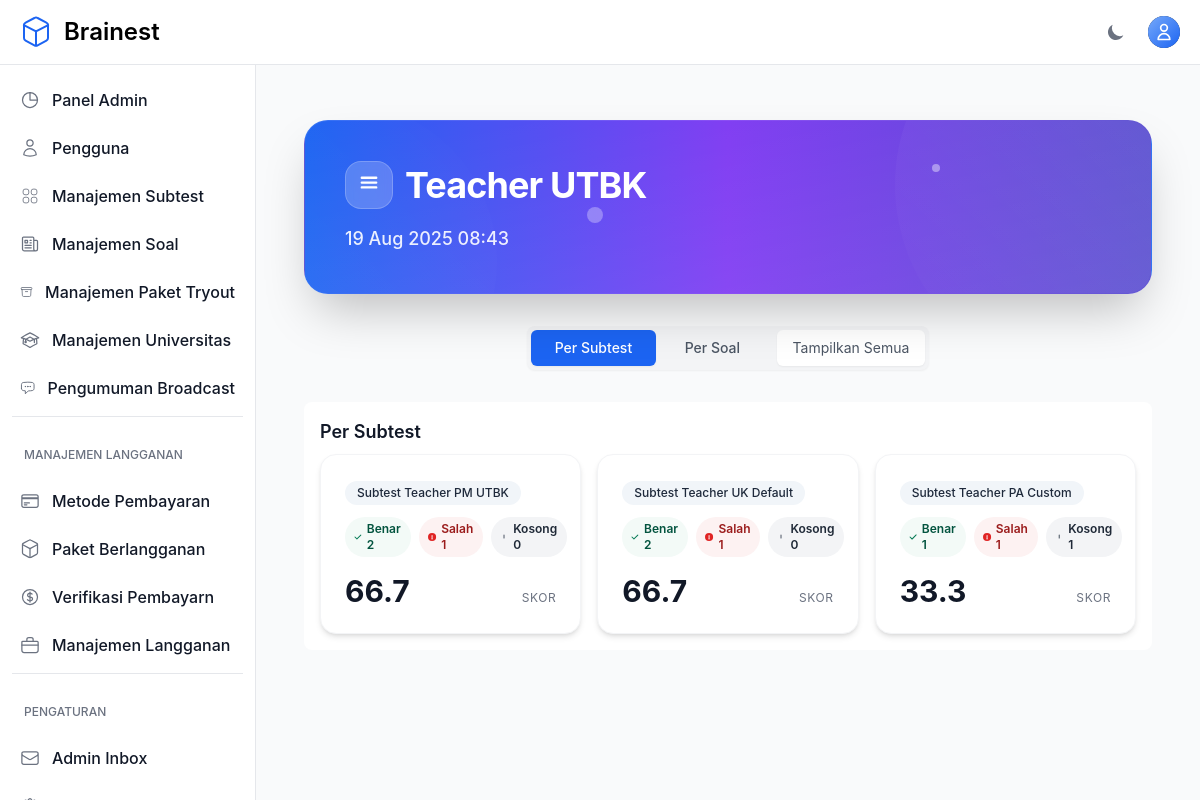
The app's page /students/tests/234/results/detail/ (signed in) with its own data.
### otosapp/models.py (models this page shows, shortened)
class TryoutPackage(models.Model):
    package_name = models.CharField(max_length=200, help_text="Nama paket tryout (contoh: UTBK Saintek 2025)")
    description = models.TextField(blank=True, help_text="Deskripsi paket tryout")
    is_active = models.BooleanField(default=True, help_text="Apakah paket ini aktif dan tersedia untuk siswa")
    total_time = models.IntegerField(help_text="Total waktu pengerjaan dalam menit")
    release_date = models.DateTimeField(default=timezone.now, help_text="Tanggal rilis paket tryout ini")
    created_at = models.DateTimeField(auto_now_add=True)
    updated_at = models.DateTimeField(auto_now=True)
    created_by = models.ForeignKey(User, on_delete=models.CASCADE)
    is_free_for_visitors = models.BooleanField(
        default=False,
        help_text="Centang jika paket ini dapat diakses gratis oleh pengguna role Visitor"
    )
    required_access_level = models.CharField(
        max_length=20,
        choices=AccessLevel.choices,
        default=AccessLevel.SILVER,
        help_text="Tingkat akses minimum yang dibutuhkan untuk mengerjakan paket"
    )
    categories = models.ManyToManyField(Category, through='TryoutPackageCategory')

class Category(models.Model):
    SCORING_METHODS = [
        ('default', 'Default'),
        ('custom', 'Custom'),
        ('utbk', 'UTBK'),
    ]
    category_name = models.CharField(max_length=200)
    time_limit = models.IntegerField(default=60, help_text="Time limit in minutes (default: 60 minutes)")
    scoring_method = models.CharField(max_length=10, choices=SCORING_METHODS, default='default')
    passing_score = models.FloatField(default=75.0, help_text="Minimum score required to pass (0-100)")
    release_date = models.DateTimeField(default=timezone.now, help_text="Tanggal rilis subtest ini")
    created_by = models.ForeignKey(
        User,
        on_delete=models.SET_NULL,
        null=True,
        blank=True,
        related_name='categories_created',
        help_text='Teacher who created this category'
    )
    teachers = models.ManyToManyField(
        User,
        related_name='teaching_categories',
        blank=True,
        help_text='Additional teachers assigned to this category'
    )

### otosapp/views.py (the view, shortened to what this page needs)
# urls.py: path('students/tests/<int:test_id>/results/detail/', views.test_results_detail, name='test_results_detail'),
@login_required
def test_results_detail(request, test_id):
    test = get_object_or_404(Test, id=test_id)
    if not _user_can_view_test(request.user, test):
        if request.user == test.student:
            is_visitor = hasattr(request.user, 'is_visitor') and request.user.is_visitor()
            return _redirect_for_missing_subscription(request, is_visitor=is_visitor)
        raise PermissionDenied
    category = test.categories.first()
    if not category:
        first_answer = test.answers.first()
        category = first_answer.question.category if first_answer else None
    is_owner_teacher = _is_teacher_for_test(request.user, test)
    if not (request.user == test.student or getattr(request.user, 'is_superuser', False) or request.user.is_admin() or is_owner_teacher):
        raise PermissionDenied
    if test.answers.exists():
        test.calculate_score()
        test.refresh_from_db()
    question_list = []
    if test.tryout_package:
        package = test.tryout_package
        all_questions = []
        for pc in package.tryoutpackagecategory_set.all().order_by('order'):
            qs = list(Question.objects.filter(category=pc.category).order_by('id'))
            all_questions.extend(qs)
    else:
        all_questions = []
        for cat in test.categories.all():
            qs = list(Question.objects.filter(category=cat).order_by('id'))
            all_questions.extend(qs)
    stats_by_category = {}
    correct_count = 0
    total_questions = len(all_questions)
    for q in all_questions:
        ans = test.answers.filter(question=q).first()
        if q.is_multiple_choice():
            selected_choice = ans.selected_choice if ans else None
            correct_choice = q.choices.filter(is_correct=True).first()
            is_correct = (selected_choice and selected_choice.is_correct) if selected_choice else False
            all_choices = []
            choices_qs = list(q.choices.all().order_by('id'))
            for idx, ch in enumerate(choices_qs):
                label = chr(65 + idx)  # A, B, C, ...
                all_choices.append({'label': label, 'id': ch.id, 'text': ch.choice_text, 'is_correct': ch.is_correct})
            your_answer_label = None
            correct_answer_label = None
            if selected_choice:
                for c in all_choices:
                    if c['id'] == selected_choice.id:
                        your_answer_label = c['label']
                        break
            if correct_choice:
                for c in all_choices:
                    if c['id'] == correct_choice.id:
                        correct_answer_label = c['label']
                        break
            your_answer_text = selected_choice.choice_text if selected_choice else None
            correct_answer_text = correct_choice.choice_text if correct_choice else None
        elif q.is_essay():
            all_choices = []
            selected_choice = None
            correct_choice = None
            your_answer_label = None
            correct_answer_label = None
            your_answer_text = ans.text_answer if ans and ans.text_answer else None
            correct_answer_text = q.correct_answer_text
            is_correct = ans.is_correct() if ans else False
        if is_correct:
            correct_count += 1
        question_list.append({
            'question_text': q.question_text,
            'question_type': q.question_type,
            'your_answer': your_answer_text,
            'is_correct': is_correct,
            'correct_answer': correct_answer_text,
            'question_obj': q,
            'all_choices': all_choices,
            'your_choice_label': your_answer_label,
            'correct_choice_label': correct_answer_label,
        })
        cat_name = q.category.category_name if q.category else 'Umum'
        if cat_name not in stats_by_category:
            stats_by_category[cat_name] = {'category_name': cat_name, 'correct': 0, 'incorrect': 0, 'blank': 0, 'score': 0}
        if selected_choice is None:
            stats_by_category[cat_name]['blank'] += 1
        elif is_correct:
            stats_by_category[cat_name]['correct'] += 1
        else:
            stats_by_category[cat_name]['incorrect'] += 1
    stats_by_category_list = []
    for cat_stat in stats_by_category.values():
        total_cat = cat_stat['correct'] + cat_stat['incorrect'] + cat_stat['blank']
        cat_stat['score'] = round((cat_stat['correct'] / total_cat * 100) if total_cat > 0 else 0, 1)
        stats_by_category_list.append(cat_stat)
    incorrect_count = total_questions - correct_count
    accuracy_percentage = (correct_count / total_questions * 100) if total_questions > 0 else 0
    try:
        test.total_questions = total_questions
        test.correct = correct_count
        test.incorrect_or_blank = incorrect_count
    except Exception:
        pass
    try:
        if getattr(test, 'start_time', None) and getattr(test, 'end_time', None):
            delta = test.end_time - test.start_time
            minutes, seconds = divmod(int(delta.total_seconds()), 60)
            hours, minutes = divmod(minutes, 60)
            if hours > 0:
                test.duration = f"{hours}h {minutes}m"
            else:
                test.duration = f"{minutes}m {seconds}s"
        else:
            test.duration = None
    except Exception:
        test.duration = None
    context = {
        'test': test,
        'category': category,
        'questions': question_list,
        'stats_by_category': stats_by_category_list,
        'total_questions': total_questions,
        'correct_count': correct_count,
        'incorrect_count': incorrect_count,
        'accuracy_percentage': accuracy_percentage,
    }
    return render(request, 'students/tryouts/test_results_detail.html', context)

### otosapp/templates/students/tryouts/test_results_detail.html (shortened to what this page needs)
{% extends 'base.html' %}
{% block content %}
<div class="max-w-6xl mx-auto p-4 sm:p-6">
	{% if test.tryout_package %}
		{% with page_title=test.tryout_package.package_name page_subtitle=test.date_taken|date:"d M Y H:i" %}
			{% include 'components/welcome_header.html' with page_title=page_title page_subtitle=page_subtitle hide_profile=True %}
		{% endwith %}
	{% elif category %}
		{% with page_title=category.category_name page_subtitle=test.date_taken|date:"d M Y H:i" %}
			{% include 'components/welcome_header.html' with page_title=page_title page_subtitle=page_subtitle hide_profile=True %}
		{% endwith %}
	{% endif %}
				<div class="mt-4 flex justify-center mb-8">
					<div class="bg-gray-100 dark:bg-gradient-to-br dark:from-slate-800 dark:to-slate-900 p-1 rounded-lg shadow-sm">
						<button id="packages-tab" class="px-6 py-2 text-sm font-medium rounded-md transition-all duration-200 text-white bg-blue-600 shadow-sm hover:bg-blue-700" onclick="showTab('packages')">Per Subtest</button>
						<button id="categories-tab" class="px-6 py-2 text-sm font-medium rounded-md transition-all duration-200 text-gray-600 dark:text-gray-300 hover:text-gray-900 dark:hover:text-white" onclick="showTab('categories')">Per Soal</button>
						<button class="ml-2 px-4 py-2 text-sm text-gray-600 bg-white rounded-md shadow-sm hover:bg-gray-50" onclick="resetQuestionFilter()">Tampilkan Semua</button>
					</div>
				</div>
			<div id="by_category" role="tabpanel" aria-labelledby="tab-by_category" class="tab-content space-y-4 hidden transition-all duration-200 ease-out transform">
				<div class="mt-2 bg-white dark:bg-transparent rounded-lg p-4">
					<h3 class="text-lg font-semibold mb-2 text-gray-900 dark:text-gray-100">Per Subtest</h3>
					<div class="grid grid-cols-1 sm:grid-cols-2 lg:grid-cols-3 gap-4">
						{% for stat in stats_by_category %}
						<div class="bg-white dark:bg-gray-800 rounded-2xl shadow-md p-6 border border-gray-100 dark:border-gray-700 transform hover:scale-[1.01] transition cursor-pointer subtest-card" onclick="filterQuestionsFromElement(this)"
							data-cat="{% if stat.category_name %}{{ stat.category_name }}{% elif stat.name %}{{ stat.name }}{% endif %}">
							{% if stat.category_name %}
							<div class="mb-3">
								<span class="inline-flex items-center px-3 py-1 text-xs font-medium rounded-full bg-slate-100 text-slate-800 dark:bg-slate-700/60 dark:text-slate-100">{{ stat.category_name }}</span>
							</div>
							{% elif stat.name %}
							<div class="mb-3">
								<span class="inline-flex items-center px-3 py-1 text-xs font-medium rounded-full bg-slate-100 text-slate-800 dark:bg-slate-700/60 dark:text-slate-100">{{ stat.name }}</span>
							</div>
							{% endif %}
							<div class="flex items-center gap-2">
								<span class="inline-flex items-center px-2 py-1 text-xs font-semibold rounded-full bg-green-50 text-green-800 dark:bg-green-900/50 dark:text-green-200">
									<svg xmlns="http://www.w3.org/2000/svg" viewBox="0 0 20 20" class="w-3 h-3 mr-1 text-green-600 dark:text-green-300" fill="currentColor"><path fill-rule="evenodd" d="M16.707 5.293a1 1 0 00-1.414 0L8 12.586 4.707 9.293a1 1 0 10-1.414 1.414l4 4a1 1 0 001.414 0l8-8a1 1 0 000-1.414z" clip-rule="evenodd"/></svg>
									Benar {{ stat.correct }}
								</span>
								<span class="inline-flex items-center px-2 py-1 text-xs font-semibold rounded-full bg-red-50 text-red-800 dark:bg-red-900/50 dark:text-red-200">
									<svg xmlns="http://www.w3.org/2000/svg" viewBox="0 0 20 20" class="w-3 h-3 mr-1 text-red-600 dark:text-red-300" fill="currentColor"><path fill-rule="evenodd" d="M10 18a8 8 0 100-16 8 8 0 000 16zm1-11a1 1 0 00-2 0v4a1 1 0 002 0V7zm-1 8a1.5 1.5 0 110-3 1.5 1.5 0 010 3z" clip-rule="evenodd"/></svg>
									Salah {{ stat.incorrect }}
								</span>
								<span class="inline-flex items-center px-2 py-1 text-xs font-semibold rounded-full bg-gray-100 text-gray-800 dark:bg-gray-700/60 dark:text-gray-100">
									<svg xmlns="http://www.w3.org/2000/svg" viewBox="0 0 20 20" class="w-3 h-3 mr-1 text-gray-600 dark:text-gray-300" fill="currentColor"><path d="M10 5a1 1 0 011 1v6a1 1 0 11-2 0V6a1 1 0 011-1z"/></svg>
									Kosong {{ stat.blank }}
								</span>
							</div>
							<div class="mt-4 flex items-baseline justify-between">
								<div>
									<div class="text-3xl font-bold text-gray-900 dark:text-white">{{ stat.score }}</div>
								</div>
								<div class="text-xs text-gray-500 dark:text-gray-400 uppercase tracking-wider">Skor</div>
							</div>
						</div>
						{% endfor %}
					</div>
				</div>
			</div>
	</div>
</div>
{% endblock %}

### otosapp/templates/components/welcome_header.html (shortened to what this page needs)
{% load media_helpers %}
<div class="relative bg-gradient-to-r from-blue-600 via-purple-600 to-indigo-700 rounded-3xl shadow-2xl mb-8 overflow-hidden border border-white/10">
    <div class="absolute inset-0 bg-gradient-to-br from-transparent via-white/5 to-white/10"></div>
    <div class="absolute top-0 right-0 w-96 h-96 bg-gradient-to-bl from-white/10 to-transparent rounded-full transform translate-x-32 -translate-y-32 animate-pulse"></div>
    <div class="absolute bottom-0 left-0 w-80 h-80 bg-gradient-to-tr from-white/5 to-transparent rounded-full transform -translate-x-32 translate-y-32"></div>
    <div class="absolute top-1/2 left-1/3 w-4 h-4 bg-white/30 rounded-full animate-bounce delay-700"></div>
    <div class="absolute top-1/4 right-1/4 w-2 h-2 bg-white/40 rounded-full animate-ping delay-1000"></div>
    <div class="relative z-20 p-6 sm:p-8 lg:p-10">
        <div class="flex flex-col sm:flex-row items-start sm:items-center justify-between gap-6">
            <div class="flex-1 min-w-0">
                {% if page_title %}
                    <div class="flex items-center gap-3 mb-4">
                        <div class="w-12 h-12 bg-white/20 rounded-2xl flex items-center justify-center backdrop-blur-sm border border-white/20">
                            <svg class="w-6 h-6 text-white" fill="currentColor" viewBox="0 0 20 20">
                                <path fill-rule="evenodd" d="M3 4a1 1 0 011-1h12a1 1 0 110 2H4a1 1 0 01-1-1zm0 4a1 1 0 011-1h12a1 1 0 110 2H4a1 1 0 01-1-1zm0 4a1 1 0 011-1h12a1 1 0 110 2H4a1 1 0 01-1-1z" clip-rule="evenodd"></path>
                            </svg>
                        </div>
                        <h1 class="text-2xl sm:text-3xl lg:text-4xl font-bold text-white tracking-tight">{{ page_title }}</h1>
                    </div>
                    {% if page_subtitle %}
                        <p class="text-white/90 text-base sm:text-lg font-medium leading-relaxed">{{ page_subtitle }}</p>
                    {% endif %}
                {% endif %}
            </div>
        </div>
    </div>
</div>

### records on screen
TryoutPackage: package_name "Teacher UTBK"
Category: category_name "Subtest Teacher PM UTBK"
Category: category_name "Subtest Teacher UK Default"
Category: category_name "Subtest Teacher PA Custom"

### other values on screen
{{ page_subtitle }} "19 Aug 2025 08:43"
{{ stat.correct }} "2" "2" "1"
{{ stat.incorrect }} "1" "1" "1"
{{ stat.blank }} "0" "0" "1"
{{ stat.score }} "66.7" "66.7" "33.3"
